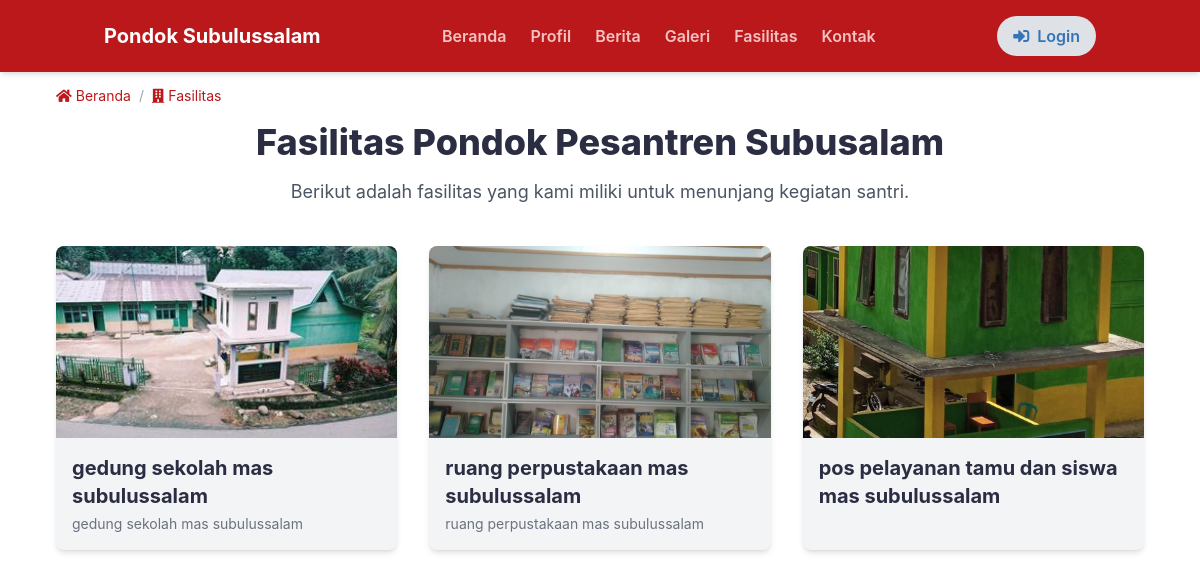
The app's page /fasilitas with its own data.
### tables this page shows
CREATE TABLE `fasilitas` (
  `id` int(11) NOT NULL,
  `nama_fasilitas` varchar(255) NOT NULL,
  `deskripsi` text DEFAULT NULL,
  `foto` varchar(255) DEFAULT NULL,
  `urutan` int(11) DEFAULT 0
);

### controllers/FasilitasController.php (called while the page is built, shortened)
<?php
require_once ROOT_PATH . '/config/db.php';
require_once ROOT_PATH . '/models/FasilitasModel.php';
class FasilitasController {
    private $fasilitasModel;
    public function __construct() {
        global $conn;
        $this->fasilitasModel = new FasilitasModel($conn);
    }
    public function index() {
        try {
            $data['fasilitas'] = $this->fasilitasModel->getAllFasilitas();
            require_once ROOT_PATH . '/views/layouts/header.php';
            require_once ROOT_PATH . '/views/fasilitas.php';
            require_once ROOT_PATH . '/views/layouts/footer.php';
        } catch (Exception $e) {
            echo "Terjadi kesalahan: " . $e->getMessage();
        }
    }
}

### index.php (called while the page is built, shortened)
<?php
require_once ROOT_PATH . '/routes.php';

### models/FasilitasModel.php (called while the page is built, shortened)
<?php
class FasilitasModel {
    private $conn;
    private $table_name = "fasilitas";
    public function __construct($db) {
        $this->conn = $db;
    }
    public function getAllFasilitas() {
        $query = "SELECT id, nama_fasilitas, deskripsi, foto, urutan FROM " . $this->table_name . " ORDER BY id DESC";
        $stmt = $this->conn->prepare($query);
        if ($stmt) {
            $stmt->execute();
            $result = $stmt->get_result();
            $allFasilitas = $result->fetch_all(MYSQLI_ASSOC);
            return $allFasilitas;
        } else {
            echo "Error dalam mempersiapkan query: " . $this->conn->error;
            return false;
        }
    }
}

### views/fasilitas.php (the view)
 <main class="w-full min-h-screen">
    <section class="max-w-6xl w-full mx-auto px-4 sm:px-6 lg:px-8">
      <nav class="py-4 text-sm text-gray-500" aria-label="Breadcrumb">
            <ol class="list-none p-0 inline-flex">
                <li class="flex items-center">
                    <a href="/pondok-subusalam/home" class="text-[#ba181b] hover:text-[#2b2d42] inline-flex items-center">
                        <i class="fas fa-home mr-1"></i>Beranda
                    </a>
                    <span class="mx-2 text-gray-400">/</span>
                </li>
                <li class="flex items-center">
                    <a href="/pondok-subusalam/fasilitas" class="text-[#ba181b] hover:text-[#2b2d42] inline-flex items-center" aria-current="page">
                        <i class="fas fa-building mr-1"></i>Fasilitas
                    </a>
                </li>
            </ol>
        </nav>
        <h1 class="text-4xl font-extrabold text-[#2b2d42] mb-4 text-center">Fasilitas Pondok Pesantren Subusalam</h1>
        <p class="text-lg text-gray-600 text-center mb-10">
            Berikut adalah fasilitas yang kami miliki untuk menunjang kegiatan santri.
        </p>
        <div class="mt-8 grid grid-cols-1 md:grid-cols-2 lg:grid-cols-3 gap-8">
            <?php if (isset($data['fasilitas']) && !empty($data['fasilitas'])): ?>
                <?php foreach ($data['fasilitas'] as $fasilitas): ?>
                    <div class="bg-gray-100 rounded-lg shadow-md overflow-hidden transform transition-all duration-300 hover:scale-105">
                        <img src="/pondok-subusalam/assets/uploads/fasilitas/<?= htmlspecialchars($fasilitas['foto']) ?>" alt="<?= htmlspecialchars($fasilitas['nama_fasilitas']) ?>" class="w-full h-48 object-cover">
                        <div class="p-4">
                            <h3 class="text-xl font-bold text-[#2b2d42]"><?= htmlspecialchars($fasilitas['nama_fasilitas']) ?></h3>
                            <p class="text-sm text-gray-500 mt-1"><?= htmlspecialchars($fasilitas['deskripsi']) ?></p>
                        </div>
                    </div>
                <?php endforeach; ?>
            <?php else: ?>
                <p class="col-span-full text-center text-gray-500">Tidak ada fasilitas yang ditemukan.</p>
            <?php endif; ?>
        </div>
    </section>
</main>

### views/layouts/header.php (style rules this page uses)
body { font-family: "Inter", sans-serif; padding-top: 70px; }

### records on screen
fasilitas: foto (picture), nama_fasilitas "gedung sekolah mas subulussalam", deskripsi "gedung sekolah mas subulussalam"
fasilitas: foto (picture), nama_fasilitas "ruang perpustakaan mas subulussalam", deskripsi "ruang perpustakaan mas subulussalam"
fasilitas: foto (picture), nama_fasilitas "pos pelayanan tamu dan siswa mas subulussalam"
